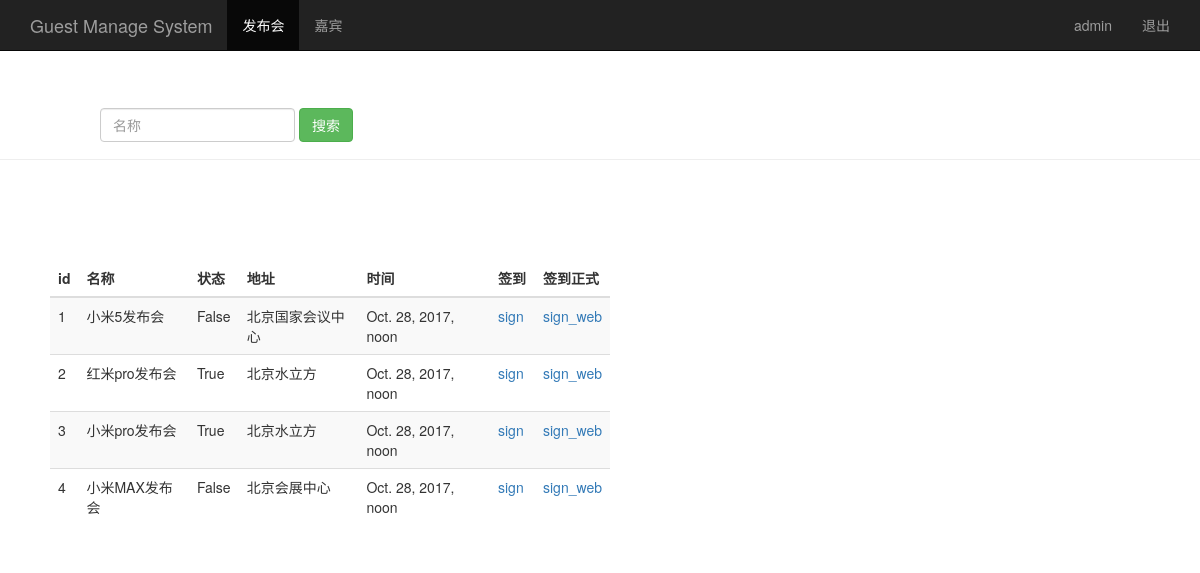
The page /event_manage/ (signed in) on the database its author committed.
### sign/models.py (models this page shows, shortened)
class Event(models.Model):
    name = models.CharField(max_length=100)
    limit = models.IntegerField()
    status = models.BooleanField()
    address = models.CharField(max_length=200)
    start_time = models.DateTimeField('events time')
    create_time = models.DateTimeField(auto_now=True)

### sign/views.py (the view)
# urls.py: url(r'^event_manage/$', views.event_manage),
@login_required#如果要限制某个视图函数必须登陆才能访问，则只需在这个函数前面添加@login_required的装饰即可
def event_manage(request):
    event_list = Event.objects.all()
    username = request.session.get('user','')
    return render(request,'event_manage.html',{'user':username,"events":event_list})

### sign/templates/event_manage.html (shortened to what this page needs)
<!DOCTYPE html>
<html lang="zh-CN">
<head>
    {% load bootstrap3 %}
    {% bootstrap_css %}
</head>
<body role="document">
     <nav class="navbar navbar-inverse navbar-fixed-top">
      <div class="container">
        <div class="navbar-header">
          <a class="navbar-brand" href="/event_manage/">Guest Manage System</a>
        </div>
        <div id="navbar" class="collapse navbar-collapse">
          <ul class="nav navbar-nav">
            <li class="active"><a href="#">发布会</a></li>
            <li><a href="/guest_manage/">嘉宾</a></li>
          </ul>
          <ul class="nav navbar-nav navbar-right">
           <li><a href="#">{{user}}</a></li>
           <li><a href="/logout/">退出</a></li>
         </ul>
        </div>
      </div>
    </nav>
      <div class="page-header" style="padding-top: 60px;padding-left: 70px">
        <div id="navbar" class="navbar-collapse collapse">
          <form class="navbar-form" method="get" action="/search_name/">
            <div class="form-group">
              <input name="name" type="text" placeholder="名称" class="form-control">
            </div>
            <button type="submit" class="btn btn-success">搜索</button>
          </form>
        </div>
      </div>
      <div class="row" style="padding-top: 80px;padding-left: 50px">
        <div class="col-md-6">
          <table class="table table-striped">
            <thead>
              <tr>
                <th>id</th>
                <th>名称</th>
                <th>状态</th>
                <th>地址</th>
                <th>时间</th>
                <th style="width: 45px;">签到</th>
                <th>签到正式</th>
              </tr>
            </thead>
            <tbody>
              {% for event in events %}
                <tr>
                  <td>{{ event.id }}</td>
                  <td>{{ event.name }}</td>
                  <td>{{ event.status }}</td>
                  <td>{{ event.address }}</td>
                  <td>{{ event.start_time }}</td>
                  <td><a href="/sign_index/{{ event.id }}/"  target="{{ event.id }}_blank">sign</a></td>
                  <td><a href="/sign_index2/{{ event.id }}/"  target="{{ event.id }}_blank">sign_web</a></td>
                </tr>
             {% endfor %}
            </tbody>
          </table>
        </div>
      </div>
</body>
</html>

### rows shown on the page
Event: id "1", name "小米5发布会", status "False", address "北京国家会议中心", start_time "Oct. 28, 2017, noon"
Event: id "2", name "红米pro发布会", status "True", address "北京水立方", start_time "Oct. 28, 2017, noon"
Event: id "3", name "小米pro发布会", status "True", address "北京水立方", start_time "Oct. 28, 2017, noon"
Event: id "4", name "小米MAX发布会", status "False", address "北京会展中心", start_time "Oct. 28, 2017, noon"

### other values the page prints
{{ user }} "admin"
